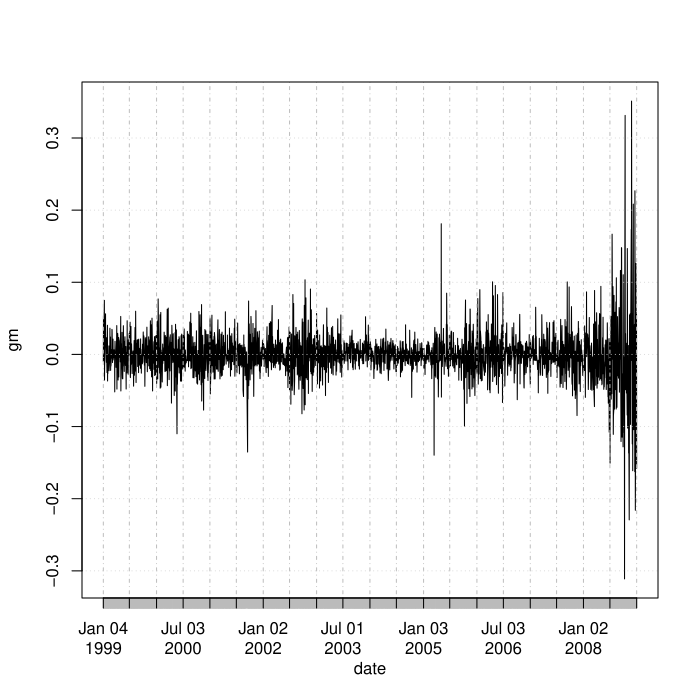

Generate this figure with R:
#
# Copyright (c) 2015 by Yuchao Zhao, Xiaoye Meng.
#
# This program is free software: you can redistribute it and/or modify
# it under the terms of the GNU General Public License as published by
# the Free Software Foundation, either version 3 of the License, or
# (at your option) any later version.
#
# This program is distributed in the hope that it will be useful,
# but WITHOUT ANY WARRANTY; without even the implied warranty of
# MERCHANTABILITY or FITNESS FOR A PARTICULAR PURPOSE.  See the
# GNU General Public License for more details.
#
# You should have received a copy of the GNU General Public License
# along with this program.  If not, see <http://www.gnu.org/licenses/>.
#

require(xts)
require(rugarch)

da = read.table("data/d-gmsp9908.txt", header = T)
gm = da[, 2]
plot(xts(gm, order.by = as.Date(paste(substr(da[, 1], 1, 4), substr(da[, 1], 5, 6), substring(da[, 1], 7),
	sep = '-'))), type = 'l', main = '', xlab = 'date', ylab = 'gm')
m1 = ugarchfit(ugarchspec(variance.model = list(model = "sGARCH", garchOrder = c(1, 1)),
	mean.model = list(armaOrder = c(0, 0), archm = T)), gm)
show(m1)
m2 = ugarchfit(ugarchspec(variance.model = list(model = "eGARCH", garchOrder = c(1, 1)),
	mean.model = list(armaOrder = c(0, 0))), gm)
show(m2)
